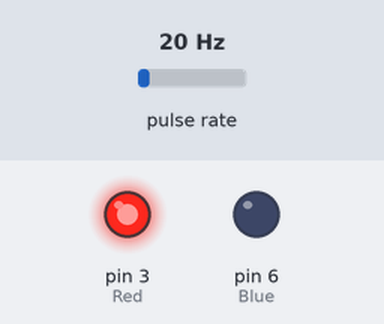
Bench run of a sketch on a simulated Arduino Uno, built with avr-gcc and run on an emulated ATmega328P. Shown: output pins drawn as LEDs (lit = HIGH). Wiring (inferred from the names in the program): pulse sensor: data pin 5. The test bench sets the inputs (shaded band); at power-on: pulse rate 20 Hz. Pins used as bus, display or sensor lines are not drawn.

Above: at 0.05 s.
At 1.8 s:
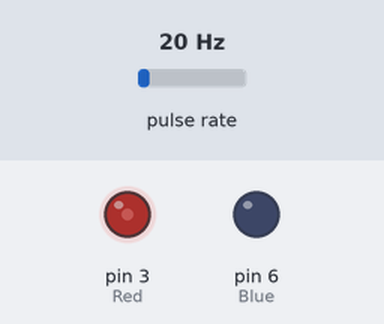
At 3.6 s:
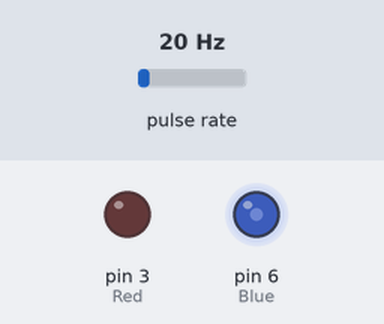
At 7.2 s:
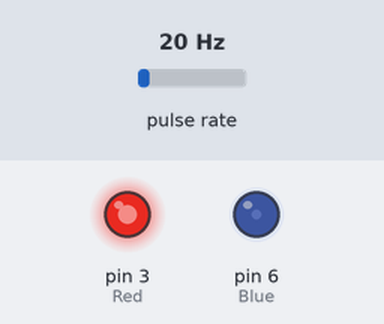
Timing chart, 0 to 10.0 s (numbered marks = the images above):
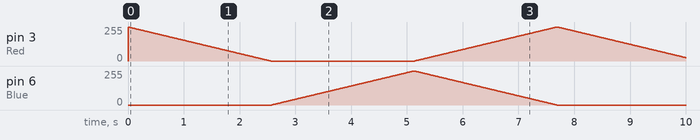

The sketch:

mega2560_rgb_test.ino
```cpp
/* PWM Outputs */

static const uint8_t Red = 3;
static const uint8_t Green = 5;
static const uint8_t Blue = 6;

static const uint8_t Pins[] = { Red, Green, Blue };

void setup()
{
	pinMode(Red, OUTPUT);
	pinMode(Green, OUTPUT);
	pinMode(Blue, OUTPUT);

	analogWrite( Red, 0 );
	analogWrite( Green, 0 );
	analogWrite( Blue, 0 );
}

// Sets colour Red=0 Green=1 Blue=2 to specified intensity 0 (off) to 255 (max)
void SetColour (int colour, int intensity)
{
	analogWrite( Pins[colour], intensity );
}

void loop()
{
    /*for (int i=0; i <= 255; i++)
    {
      SetColour(0, i );
      delay(25 );
    }*/

  TCCR1B |= 0x04;
  TCCR1B &= 0xfc;

  for (int colour=0; colour < 3; colour++)
  {
    for (int i=0; i <= 255; i++)
    {
      SetColour(colour, 255 - i );
      SetColour((colour + 1) % 3, i );
      delay(10);
    }
  }
}
```
